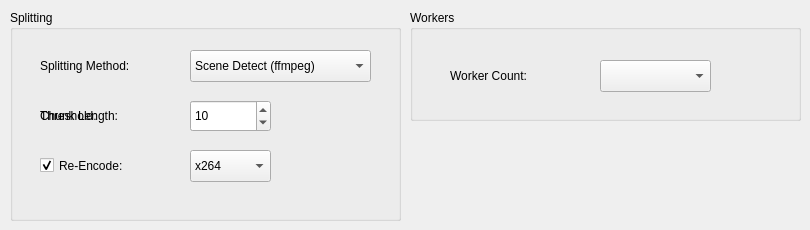
   <widget class="QWidget" name="tab_2">
    <attribute name="title">
     <string>Splitting</string>
    </attribute>
    <widget class="QGroupBox" name="groupBox">
     <property name="geometry">
      <rect>
       <x>10</x>
       <y>10</y>
       <width>391</width>
       <height>211</height>
      </rect>
     </property>
     <property name="title">
      <string>Splitting</string>
     </property>
     <widget class="QLabel" name="label_3">
      <property name="geometry">
       <rect>
        <x>30</x>
        <y>40</y>
        <width>111</width>
        <height>31</height>
       </rect>
      </property>
      <property name="text">
       <string>Splitting Method:</string>
      </property>
     </widget>
     <widget class="QComboBox" name="comboBoxSplittingMethod">
      <property name="geometry">
       <rect>
        <x>180</x>
        <y>40</y>
        <width>181</width>
        <height>32</height>
       </rect>
      </property>
      <item>
       <property name="text">
        <string>Scene Detect (ffmpeg)</string>
       </property>
      </item>
      <item>
       <property name="text">
        <string>Equal Chunking</string>
       </property>
      </item>
     </widget>
     <widget class="QLabel" name="labelSplittingThreshold">
      <property name="geometry">
       <rect>
        <x>30</x>
        <y>90</y>
        <width>111</width>
        <height>31</height>
       </rect>
      </property>
      <property name="text">
       <string>Threshold:</string>
      </property>
     </widget>
     <widget class="QDoubleSpinBox" name="doubleSpinBoxFFmpegSceneThreshold">
      <property name="geometry">
       <rect>
        <x>180</x>
        <y>90</y>
        <width>71</width>
        <height>32</height>
       </rect>
      </property>
      <property name="decimals">
       <number>1</number>
      </property>
      <property name="maximum">
       <double>1.000000000000000</double>
      </property>
      <property name="singleStep">
       <double>0.100000000000000</double>
      </property>
      <property name="value">
       <double>0.300000000000000</double>
      </property>
     </widget>
     <widget class="QLabel" name="labelSplittingChunkLength">
      <property name="enabled">
       <bool>true</bool>
      </property>
      <property name="geometry">
       <rect>
        <x>30</x>
        <y>90</y>
        <width>111</width>
        <height>31</height>
       </rect>
      </property>
      <property name="text">
       <string>Chunk Length:</string>
      </property>
     </widget>
     <widget class="QSpinBox" name="spinBoxChunking">
      <property name="geometry">
       <rect>
        <x>180</x>
        <y>90</y>
        <width>81</width>
        <height>32</height>
       </rect>
      </property>
      <property name="minimum">
       <number>1</number>
      </property>
      <property name="maximum">
       <number>1000</number>
      </property>
      <property name="value">
       <number>10</number>
      </property>
     </widget>
     <widget class="QCheckBox" name="checkBoxSplittingReencode">
      <property name="geometry">
       <rect>
        <x>30</x>
        <y>140</y>
        <width>111</width>
        <height>31</height>
       </rect>
      </property>
      <property name="text">
       <string>Re-Encode:</string>
      </property>
      <property name="checked">
       <bool>true</bool>
      </property>
     </widget>
     <widget class="QComboBox" name="comboBoxSplittingReencode">
      <property name="geometry">
       <rect>
        <x>180</x>
        <y>140</y>
        <width>81</width>
        <height>32</height>
       </rect>
      </property>
      <item>
       <property name="text">
        <string>x264</string>
       </property>
      </item>
      <item>
       <property name="text">
        <string>ffv1</string>
       </property>
      </item>
      <item>
       <property name="text">
        <string>utvideo</string>
       </property>
      </item>
     </widget>
    </widget>
    <widget class="QGroupBox" name="groupBox_2">
     <property name="geometry">
      <rect>
       <x>410</x>
       <y>10</y>
       <width>391</width>
       <height>111</height>
      </rect>
     </property>
     <property name="title">
      <string>Workers</string>
     </property>
     <widget class="QLabel" name="label_4">
      <property name="geometry">
       <rect>
        <x>40</x>
        <y>50</y>
        <width>111</width>
        <height>31</height>
       </rect>
      </property>
      <property name="text">
       <string>Worker Count:</string>
      </property>
     </widget>
     <widget class="QComboBox" name="comboBoxWorkerCount">
      <property name="geometry">
       <rect>
        <x>190</x>
        <y>50</y>
        <width>111</width>
        <height>32</height>
       </rect>
      </property>
     </widget>
    </widget>
   </widget>
